Frame 1 (no input): blank canvas, image omitted
Frame 60 (the mouse pressed at the canvas centre just before this capture): blank canvas, image omitted
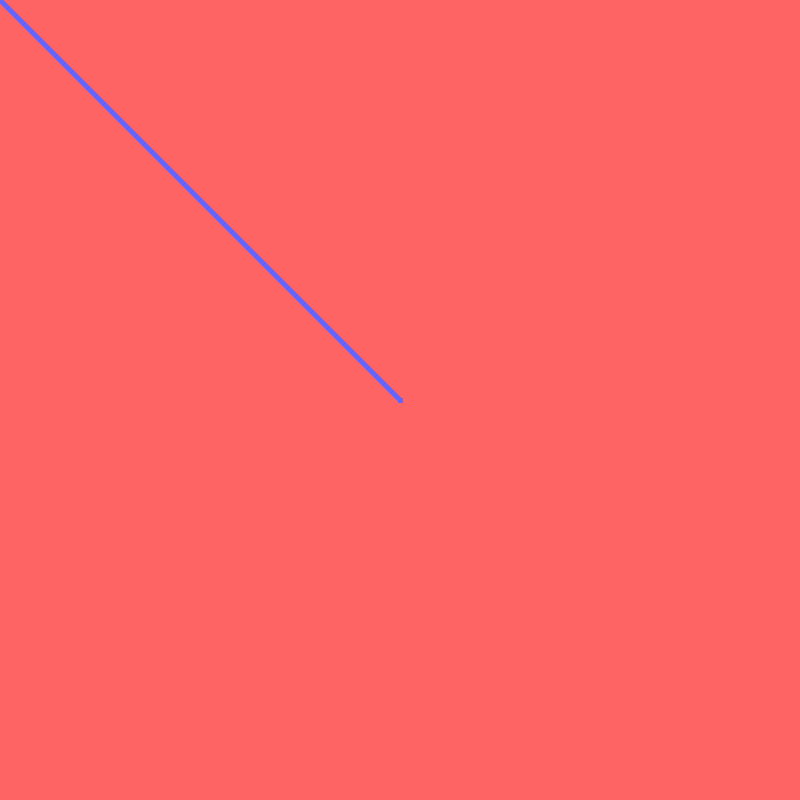
Frame 120 (the mouse held since frame 60 and released just before this capture)

The Processing sketch whose frames 1 and 60 were blank and that drew this single picture after the mouse press (run headless with seeded random() and noise(); from frame 60 on, the mouse is pressed at the canvas centre):

// Processing sketch: demo2_pmouse
// ── demo2_pmouse.pde
/*
///////////////////////////////////////////
PMOUSE 
 From demo exploring: 
 pmouseX(), pmouseY()
 ///////////////////////////////////////////
 */

void setup() {
  size (800, 800);
  background (255, 100, 100); //move this line to draw and see what happens
}


void draw() {
  stroke(100, 100, 255);
  strokeWeight(5);
  line(mouseX, mouseY, pmouseX, pmouseY);
}
